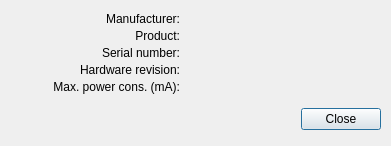
<?xml version="1.0" encoding="UTF-8"?>
<ui version="4.0">
 <class>InformationDialog</class>
 <widget class="QDialog" name="InformationDialog">
  <property name="geometry">
   <rect>
    <x>0</x>
    <y>0</y>
    <width>391</width>
    <height>146</height>
   </rect>
  </property>
  <property name="minimumSize">
   <size>
    <width>391</width>
    <height>146</height>
   </size>
  </property>
  <property name="maximumSize">
   <size>
    <width>391</width>
    <height>146</height>
   </size>
  </property>
  <property name="windowTitle">
   <string>Device Information</string>
  </property>
  <property name="windowIcon">
   <iconset resource="resources.qrc">
    <normaloff>:/icons/icons/active64.png</normaloff>
    <normalon>:/icons/icons/active64.png</normalon>
    <disabledoff>:/icons/icons/greyed64.png</disabledoff>
    <disabledon>:/icons/icons/greyed64.png</disabledon>
    <activeoff>:/icons/icons/active64.png</activeoff>
    <activeon>:/icons/icons/active64.png</activeon>
    <selectedoff>:/icons/icons/selected64.png</selectedoff>
    <selectedon>:/icons/icons/selected64.png</selectedon>:/icons/icons/active64.png</iconset>
  </property>
  <property name="locale">
   <locale language="English" country="UnitedStates"/>
  </property>
  <widget class="QDialogButtonBox" name="buttonBox">
   <property name="geometry">
    <rect>
     <x>10</x>
     <y>104</y>
     <width>371</width>
     <height>31</height>
    </rect>
   </property>
   <property name="orientation">
    <enum>Qt::Horizontal</enum>
   </property>
   <property name="standardButtons">
    <set>QDialogButtonBox::Close</set>
   </property>
  </widget>
  <widget class="QLabel" name="labelManufacturerLabel">
   <property name="geometry">
    <rect>
     <x>10</x>
     <y>10</y>
     <width>170</width>
     <height>17</height>
    </rect>
   </property>
   <property name="text">
    <string>Manufacturer:</string>
   </property>
   <property name="alignment">
    <set>Qt::AlignRight|Qt::AlignTrailing|Qt::AlignVCenter</set>
   </property>
  </widget>
  <widget class="QLabel" name="labelManufacturer">
   <property name="geometry">
    <rect>
     <x>185</x>
     <y>10</y>
     <width>196</width>
     <height>17</height>
    </rect>
   </property>
   <property name="text">
    <string/>
   </property>
  </widget>
  <widget class="QLabel" name="labelProductLabel">
   <property name="geometry">
    <rect>
     <x>10</x>
     <y>27</y>
     <width>170</width>
     <height>17</height>
    </rect>
   </property>
   <property name="text">
    <string>Product:</string>
   </property>
   <property name="alignment">
    <set>Qt::AlignRight|Qt::AlignTrailing|Qt::AlignVCenter</set>
   </property>
  </widget>
  <widget class="QLabel" name="labelProduct">
   <property name="geometry">
    <rect>
     <x>185</x>
     <y>27</y>
     <width>196</width>
     <height>17</height>
    </rect>
   </property>
   <property name="text">
    <string/>
   </property>
  </widget>
  <widget class="QLabel" name="labelSerialLabel">
   <property name="geometry">
    <rect>
     <x>10</x>
     <y>44</y>
     <width>170</width>
     <height>17</height>
    </rect>
   </property>
   <property name="text">
    <string>Serial number:</string>
   </property>
   <property name="alignment">
    <set>Qt::AlignRight|Qt::AlignTrailing|Qt::AlignVCenter</set>
   </property>
  </widget>
  <widget class="QLabel" name="labelSerial">
   <property name="geometry">
    <rect>
     <x>185</x>
     <y>44</y>
     <width>196</width>
     <height>17</height>
    </rect>
   </property>
   <property name="text">
    <string/>
   </property>
  </widget>
  <widget class="QLabel" name="labelRevisionLabel">
   <property name="geometry">
    <rect>
     <x>10</x>
     <y>61</y>
     <width>170</width>
     <height>17</height>
    </rect>
   </property>
   <property name="text">
    <string>Hardware revision:</string>
   </property>
   <property name="alignment">
    <set>Qt::AlignRight|Qt::AlignTrailing|Qt::AlignVCenter</set>
   </property>
  </widget>
  <widget class="QLabel" name="labelRevision">
   <property name="geometry">
    <rect>
     <x>185</x>
     <y>61</y>
     <width>196</width>
     <height>17</height>
    </rect>
   </property>
   <property name="text">
    <string/>
   </property>
  </widget>
  <widget class="QLabel" name="labelMaxPowerLabel">
   <property name="geometry">
    <rect>
     <x>10</x>
     <y>78</y>
     <width>170</width>
     <height>17</height>
    </rect>
   </property>
   <property name="text">
    <string>Max. power cons. (mA):</string>
   </property>
   <property name="alignment">
    <set>Qt::AlignRight|Qt::AlignTrailing|Qt::AlignVCenter</set>
   </property>
  </widget>
  <widget class="QLabel" name="labelMaxPower">
   <property name="geometry">
    <rect>
     <x>185</x>
     <y>78</y>
     <width>196</width>
     <height>17</height>
    </rect>
   </property>
   <property name="text">
    <string/>
   </property>
  </widget>
 </widget>
 <resources>
  <include location="resources.qrc"/>
 </resources>
 <connections>
  <connection>
   <sender>buttonBox</sender>
   <signal>rejected()</signal>
   <receiver>InformationDialog</receiver>
   <slot>close()</slot>
   <hints>
    <hint type="sourcelabel">
     <x>195</x>
     <y>119</y>
    </hint>
    <hint type="destinationlabel">
     <x>195</x>
     <y>72</y>
    </hint>
   </hints>
  </connection>
 </connections>
</ui>
